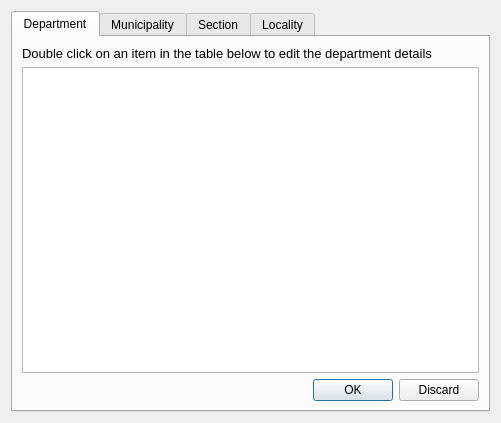
<?xml version="1.0" encoding="UTF-8"?>
<ui version="4.0">
 <class>frmAdminUnit</class>
 <widget class="QWidget" name="frmAdminUnit">
  <property name="geometry">
   <rect>
    <x>0</x>
    <y>0</y>
    <width>499</width>
    <height>423</height>
   </rect>
  </property>
  <property name="windowTitle">
   <string>Manage Administrative Units</string>
  </property>
  <layout class="QGridLayout" name="gridLayout_2">
   <item row="0" column="0">
    <widget class="QTabWidget" name="tabWidget">
     <property name="minimumSize">
      <size>
       <width>0</width>
       <height>25</height>
      </size>
     </property>
     <property name="currentIndex">
      <number>0</number>
     </property>
     <widget class="QWidget" name="tab">
      <attribute name="title">
       <string>Department</string>
      </attribute>
      <layout class="QGridLayout" name="gridLayout">
       <item row="1" column="0">
        <widget class="QTableView" name="tbDepartments">
         <property name="selectionBehavior">
          <enum>QAbstractItemView::SelectRows</enum>
         </property>
         <attribute name="verticalHeaderVisible">
          <bool>false</bool>
         </attribute>
        </widget>
       </item>
       <item row="2" column="0">
        <widget class="QDialogButtonBox" name="btnBoxManageDpt">
         <property name="standardButtons">
          <set>QDialogButtonBox::Discard|QDialogButtonBox::Ok</set>
         </property>
        </widget>
       </item>
       <item row="0" column="0">
        <widget class="QLabel" name="label">
         <property name="font">
          <font>
           <pointsize>10</pointsize>
          </font>
         </property>
         <property name="text">
          <string>&lt;html&gt;&lt;head/&gt;&lt;body&gt;&lt;p&gt;Double click on an item in the table below to edit the department details&lt;/p&gt;&lt;/body&gt;&lt;/html&gt;</string>
         </property>
        </widget>
       </item>
      </layout>
     </widget>
     <widget class="QWidget" name="tab_2">
      <attribute name="title">
       <string>Municipality</string>
      </attribute>
      <layout class="QGridLayout" name="gridLayout_3">
       <item row="0" column="0" colspan="2">
        <widget class="QLabel" name="label_2">
         <property name="font">
          <font>
           <pointsize>10</pointsize>
          </font>
         </property>
         <property name="text">
          <string>&lt;html&gt;&lt;head/&gt;&lt;body&gt;&lt;p&gt;Double click on an item in the table below to edit the municipality details&lt;/p&gt;&lt;/body&gt;&lt;/html&gt;</string>
         </property>
        </widget>
       </item>
       <item row="1" column="0">
        <widget class="QLabel" name="label_3">
         <property name="maximumSize">
          <size>
           <width>150</width>
           <height>16777215</height>
          </size>
         </property>
         <property name="text">
          <string>Filter By Department</string>
         </property>
        </widget>
       </item>
       <item row="1" column="1">
        <widget class="QComboBox" name="cboDpt">
         <property name="minimumSize">
          <size>
           <width>0</width>
           <height>25</height>
          </size>
         </property>
        </widget>
       </item>
       <item row="3" column="0" colspan="2">
        <widget class="QDialogButtonBox" name="btnBoxManageMunic">
         <property name="standardButtons">
          <set>QDialogButtonBox::Discard|QDialogButtonBox::Ok</set>
         </property>
        </widget>
       </item>
       <item row="2" column="0" colspan="2">
        <widget class="QTableView" name="tbMunicipality">
         <property name="selectionBehavior">
          <enum>QAbstractItemView::SelectRows</enum>
         </property>
         <attribute name="verticalHeaderVisible">
          <bool>false</bool>
         </attribute>
        </widget>
       </item>
      </layout>
     </widget>
     <widget class="QWidget" name="tab_3">
      <attribute name="title">
       <string>Section</string>
      </attribute>
      <layout class="QGridLayout" name="gridLayout_4">
       <item row="0" column="0" colspan="2">
        <widget class="QLabel" name="label_5">
         <property name="font">
          <font>
           <pointsize>10</pointsize>
          </font>
         </property>
         <property name="text">
          <string>&lt;html&gt;&lt;head/&gt;&lt;body&gt;&lt;p&gt;Double click on an item in the table below to edit the municipality section details&lt;/p&gt;&lt;/body&gt;&lt;/html&gt;</string>
         </property>
        </widget>
       </item>
       <item row="1" column="0">
        <widget class="QLabel" name="label_4">
         <property name="maximumSize">
          <size>
           <width>150</width>
           <height>16777215</height>
          </size>
         </property>
         <property name="text">
          <string>Filter By Municipality</string>
         </property>
        </widget>
       </item>
       <item row="1" column="1">
        <widget class="QComboBox" name="cboMunicipality">
         <property name="minimumSize">
          <size>
           <width>0</width>
           <height>25</height>
          </size>
         </property>
        </widget>
       </item>
       <item row="2" column="0" colspan="2">
        <widget class="QTableView" name="tbSections">
         <property name="selectionBehavior">
          <enum>QAbstractItemView::SelectRows</enum>
         </property>
         <attribute name="verticalHeaderVisible">
          <bool>false</bool>
         </attribute>
        </widget>
       </item>
       <item row="3" column="0" colspan="2">
        <widget class="QDialogButtonBox" name="btnBoxManageSection">
         <property name="standardButtons">
          <set>QDialogButtonBox::Discard|QDialogButtonBox::Ok</set>
         </property>
        </widget>
       </item>
      </layout>
     </widget>
     <widget class="QWidget" name="tab_4">
      <attribute name="title">
       <string>Locality</string>
      </attribute>
      <layout class="QGridLayout" name="gridLayout_5">
       <item row="0" column="0" colspan="2">
        <widget class="QLabel" name="label_6">
         <property name="font">
          <font>
           <pointsize>10</pointsize>
          </font>
         </property>
         <property name="text">
          <string>&lt;html&gt;&lt;head/&gt;&lt;body&gt;&lt;p&gt;Double click on an item in the table below to edit the locality details&lt;/p&gt;&lt;/body&gt;&lt;/html&gt;</string>
         </property>
        </widget>
       </item>
       <item row="1" column="0">
        <widget class="QLabel" name="label_7">
         <property name="maximumSize">
          <size>
           <width>150</width>
           <height>16777215</height>
          </size>
         </property>
         <property name="text">
          <string>Filter By Municipality Section</string>
         </property>
        </widget>
       </item>
       <item row="1" column="1">
        <widget class="QComboBox" name="cboMunicSections">
         <property name="minimumSize">
          <size>
           <width>0</width>
           <height>25</height>
          </size>
         </property>
        </widget>
       </item>
       <item row="2" column="0" colspan="2">
        <widget class="QTableView" name="tbLocality">
         <property name="selectionBehavior">
          <enum>QAbstractItemView::SelectRows</enum>
         </property>
         <attribute name="verticalHeaderVisible">
          <bool>false</bool>
         </attribute>
        </widget>
       </item>
       <item row="3" column="0" colspan="2">
        <widget class="QDialogButtonBox" name="btnBoxManageLocality">
         <property name="standardButtons">
          <set>QDialogButtonBox::Discard|QDialogButtonBox::Ok</set>
         </property>
        </widget>
       </item>
      </layout>
     </widget>
    </widget>
   </item>
  </layout>
 </widget>
 <resources/>
 <connections/>
</ui>
